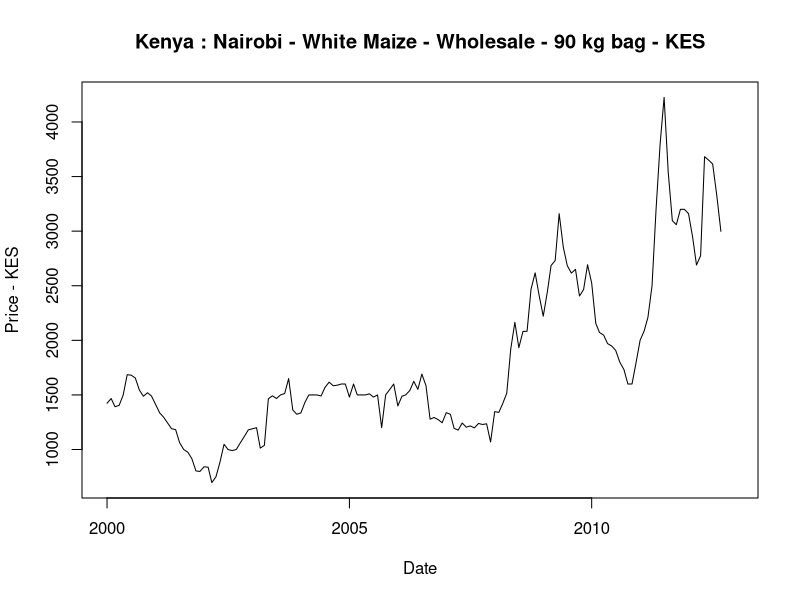
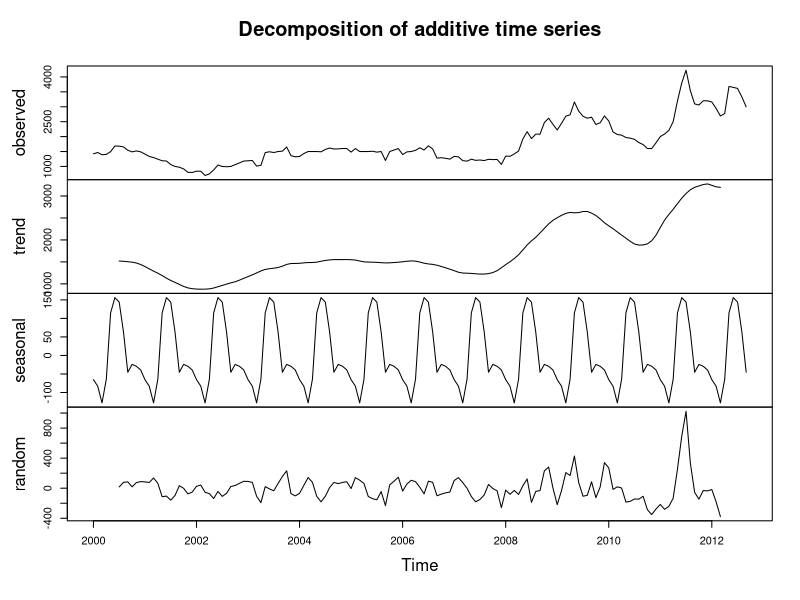
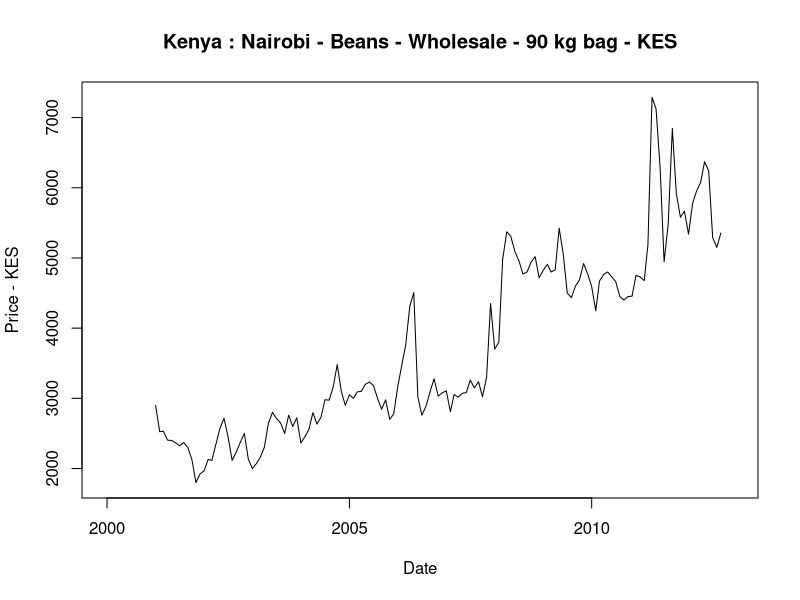
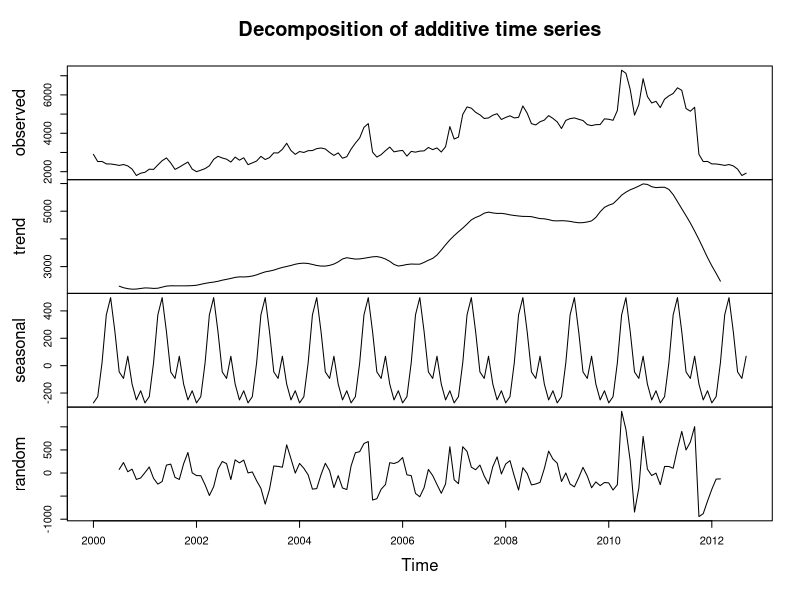
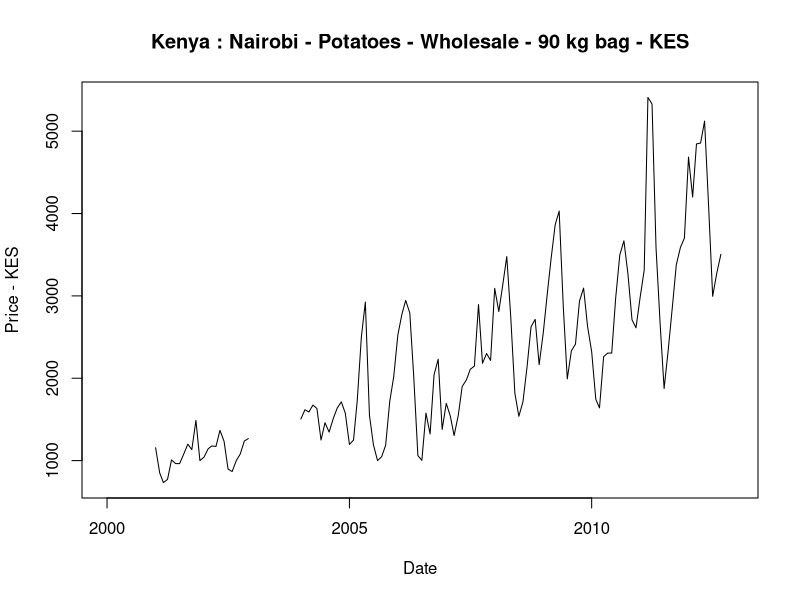
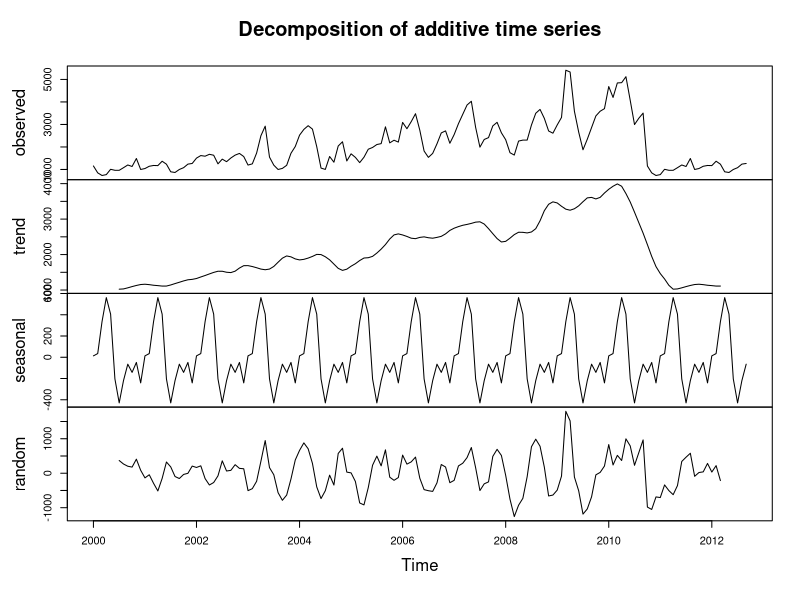
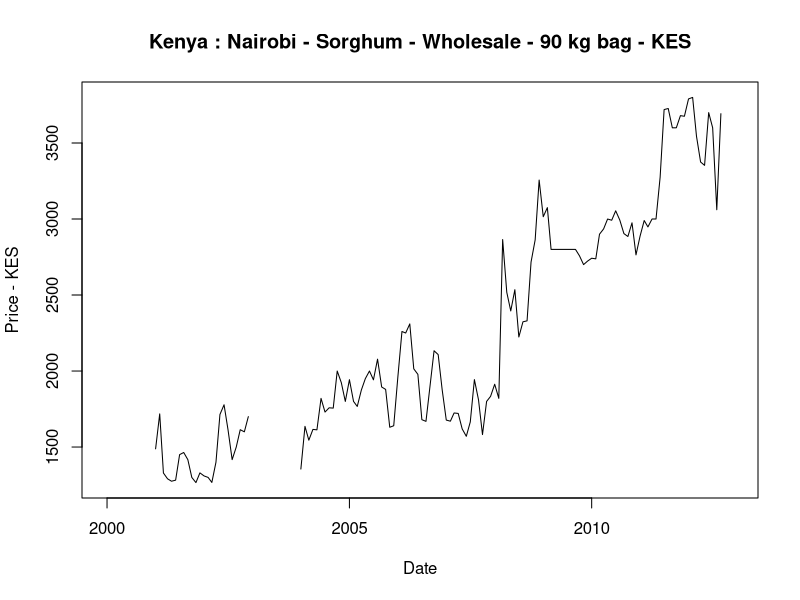
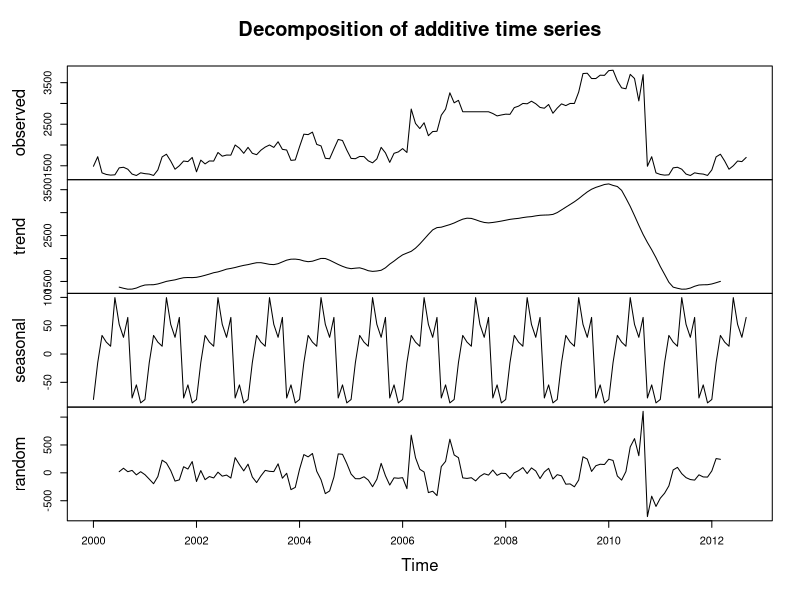

Generate these figures, in order, with R:
# CHANGE THIS LINE FOR YOU
setwd('~/datadive/London_July_13/oxfam')

raw_ken <- read.csv('data/Kenya (without comma).csv', as.is=TRUE)
raw_ken_rows_nb <- length(raw_ken[,1])

# remove headers (5 lines)
ken <- raw_ken[-(1:5),]

# renaming columns
colnames(ken)[c(3, 4)] <- c("Month", "Year")

# reformat, and convert before plotting
ken$Date <- as.Date(paste0("01", "-", ken$Month, "-", ken$Year), format="%d-%m-%Y")

plotColumn <- function(colnb) {
	colname <- paste0("Kenya.", colnb)
	colvals <- as.numeric(ken[[colname]])
	
	# R expert : find better way to concat plz
	titl = paste0(raw_ken[1, colname], " - ", raw_ken[2, colname], " - ", raw_ken[3, colname], " - ", raw_ken[4, colname], " - ", raw_ken[5, colname])
	
	# actual plotting
	plot(ken$Date, colvals, type="l", xlab = "Date", ylab = paste0("Price - ", raw_ken[5, colname]))
	title(paste0("Kenya : ", titl))	
}

getColname <- function(colnb) { 
	paste0("Kenya.", colnb) 
}

decomposeColumn <- function(colnb) {
	vals <- as.numeric(ken[[getColname(colnb)]]) 
	col_ts <- ts(vals[!is.na(vals)], frequency=12, start=c(2000,1), end=c(2012,9))	
	col_dec <- decompose(col_ts)
	plot(col_dec)
	col_dec
}

for(i in 1:48) {
	plotColumn(i)
	decomposeColumn(i)
}
